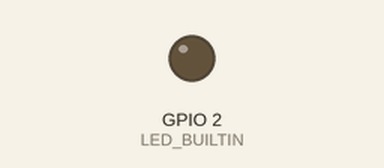
This sketch was run on a simulated ESP8266 (NodeMCU). On the bench: output pins drawn as LEDs (lit = HIGH, except the on-board LED, lit = LOW). WiFi joins after 1.5 s; servers stay silent unless stated; what the sketch prints to the serial monitor is not drawn.

Above: at 0.1 s.
At 1.6 s:
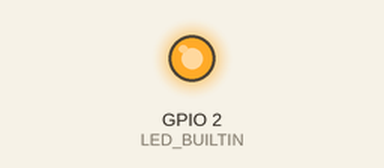
Timing chart, 0 to 3.1 s (numbered marks = the images above):
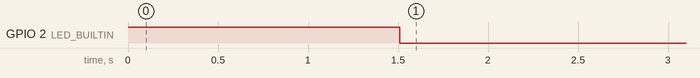

The sketch:

esp8266-radio-server.ino
```cpp
#include <ESP8266WiFi.h>
#include <WiFiClient.h>
#include <ESP8266WebServer.h>
#include <RCSwitch.h>

RCSwitch mySwitch = RCSwitch();
ESP8266WebServer server(80);

const char* ssid = "Marphus";
const char* password = "";

const int receiver_pin = 4; //D2
const int transmit_pin = 0; //D3

String received_radio = "";

void connectWifi() {

    WiFi.begin(ssid, password);
  Serial.println("");

  // Wait for connection
    Serial.println("Connecting WIFI ");

  while (WiFi.status() != WL_CONNECTED) {
    delay(500);
    Serial.print(".");
  }
  Serial.println("");
  Serial.print("Connected to ");
  Serial.println(ssid);
  Serial.print("IP address: ");
  Serial.println(WiFi.localIP());
}

void setup() {
  Serial.begin(9600);
  pinMode(LED_BUILTIN, OUTPUT);
  digitalWrite(LED_BUILTIN, 1);

    connectWifi();

  mySwitch.enableReceive(receiver_pin);  // Receiver on interrupt 0 => that is pin #2
  mySwitch.enableTransmit(transmit_pin);

  pinMode(LED_BUILTIN, OUTPUT);

  server.on("/", transmitRadio);
  server.on("/read", receivedRadio);

  server.begin();
    Serial.println("HTTP server started");
  digitalWrite(LED_BUILTIN, 0);

}

void transmitRadio() {
  digitalWrite(LED_BUILTIN, 1);

  mySwitch.send(6916879, 24);

  server.send(200, "text/plain", "Sent radio at " + String(millis()));
  digitalWrite(LED_BUILTIN, 0);

}

void receivedRadio() {
    digitalWrite(LED_BUILTIN, 1);

  if (received_radio == "") {
    server.send(404, "text/plain", "No radio received");
  } else {
    server.send(200, "text/plain", String(received_radio) );
  }

  digitalWrite(LED_BUILTIN, 0);
}
void loop() {

  server.handleClient();

  if (mySwitch.available()) {
    received_radio = "Received " + String(mySwitch.getReceivedValue()) + " / " + String(mySwitch.getReceivedBitlength()) + "bit, Protocol: " + String(mySwitch.getReceivedProtocol());
    Serial.println(received_radio );
    mySwitch.resetAvailable();
  }

}
```
